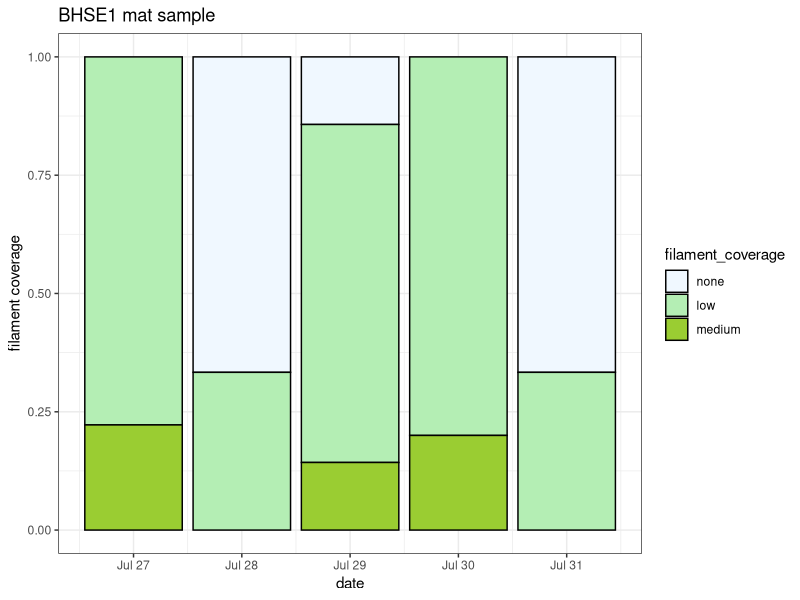
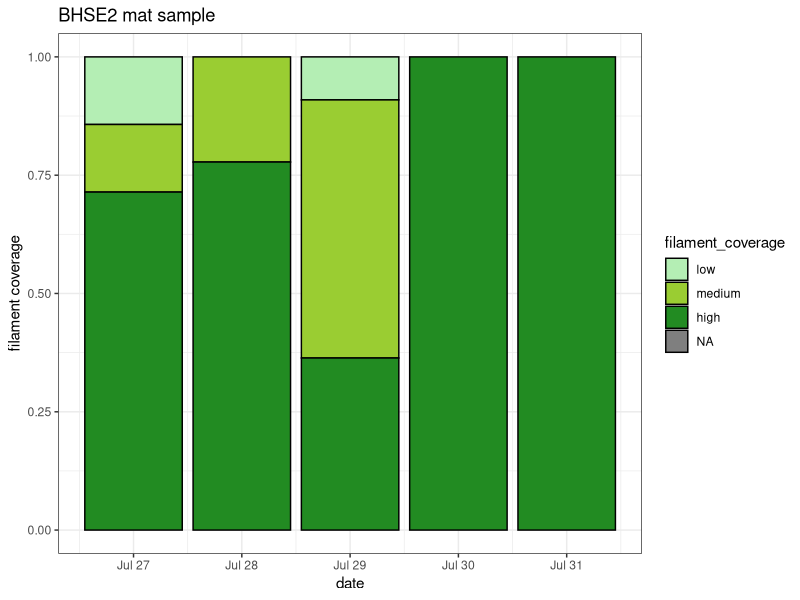
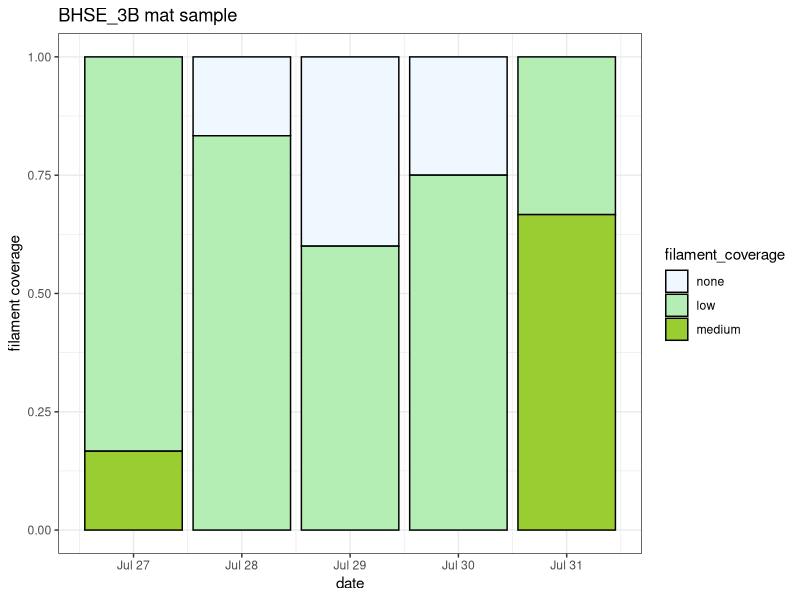
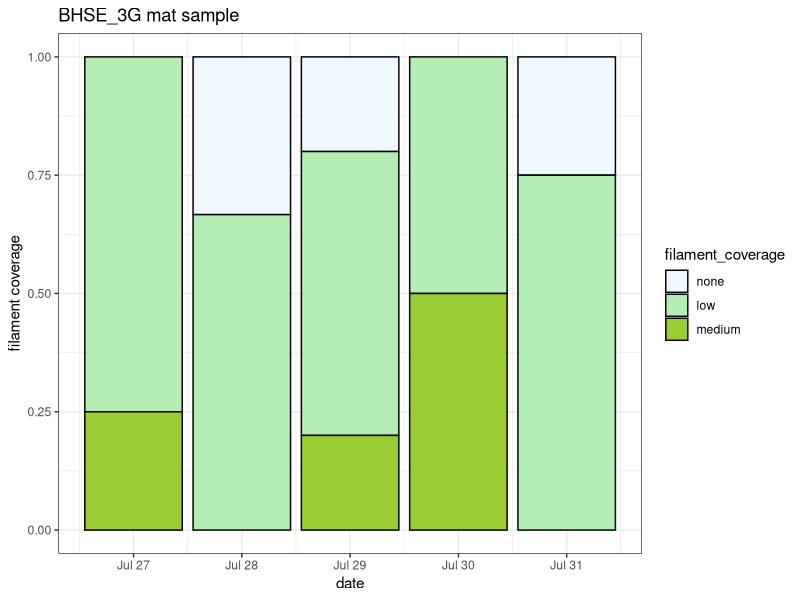
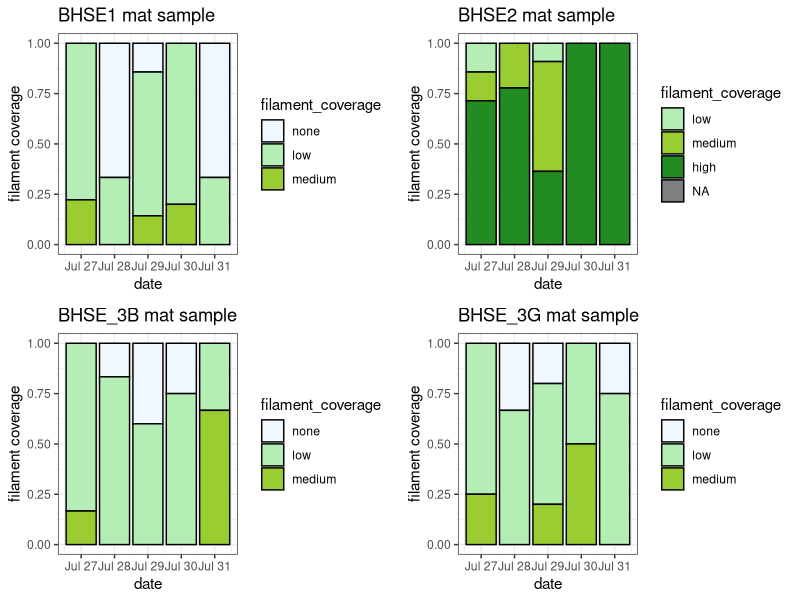

Here is the R script that generated these plots, in order:
## ---- chunk 1
# load packages
library(ggplot2)
library(tidyr)
library(dplyr)
#working with time 
library(lubridate)
library(cowplot)

## ---- chunk 2
#loading the xcel sheet
filament_dat <- readxl::read_xlsx("filament_TB_exp.xlsx")

filament_dat$filament_coverage= factor(filament_dat$filament_coverage,
                                       levels = c('none', 'low', 'medium','high'))

#getting data into the average values
count_filament_dat <-filament_dat|>
  
#grouping by the condition, extraction location and tube ID
  group_by(`date`,`Experimental mat location`)|>
   count(name ='total count') 

#finding counts per coverage 
count_cond_dat <-filament_dat |>
   group_by(`Experimental mat location`,`date`, `filament_coverage`)|>
  count()

new_dat <- merge(count_cond_dat,count_filament_dat, by = c("Experimental mat location", "date"))

#making data with % in each category 
new_dat<-new_dat|>
  mutate(percent = n/`total count`)

## ---- chunk 3

# unsue if I need this 
BHSE1_per_plot<-new_dat |> 
  filter(`Experimental mat location`=="BHSE1") |>
  ggplot() + 
  
  aes(x=date,
      y=percent,
      fill=filament_coverage, 
      )+ 
  
  geom_bar(stat="identity", color="black") + 
  
  #need to do that manual thing
  scale_fill_manual(values=c('aliceblue','darkseagreen2','yellowgreen','forestgreen'))+
 labs(
    x="date",
    y="filament coverage",
    title="BHSE1 mat sample"
  ) + 

 # guides(fill = "none")+
  
  theme_bw()


BHSE1_per_plot
## ---- chunk 4

# unsue if I need this 
BHSE2_per_plot<-new_dat |> 
  filter(`Experimental mat location`=="BHSE2") |>
  ggplot() + 
  
  aes(x=date,
      y=percent,
      fill=filament_coverage, 
      )+ 
  
  geom_bar(stat="identity", color="black") + 
  
  #none of these have low so I took it out altogether 
  scale_fill_manual(values=c('darkseagreen2','yellowgreen','forestgreen'))+
 labs(
    x="date",
    y="filament coverage",
    title="BHSE2 mat sample"
  ) + 

 # guides(fill = "none")+
  
  theme_bw()


BHSE2_per_plot
## ---- chunk 5
# unsue if I need this 
BHSE3B_per_plot<-new_dat |> 
  filter(`Experimental mat location`=="BHSE_3B") |>
  ggplot() + 
  
  aes(x=date,
      y=percent,
      fill=filament_coverage, 
      )+ 
  
  geom_bar(stat="identity", color="black") + 
  
  scale_fill_manual(values=c('aliceblue','darkseagreen2','yellowgreen','forestgreen'))+
 labs(
    x="date",
    y="filament coverage",
    title="BHSE_3B mat sample"
  ) + 

 # guides(fill = "none")+
  
  theme_bw()


BHSE3B_per_plot
## ---- chunk 6
#making data with % in each category 
new_dat<-new_dat|>
  mutate(percent = n/`total count`)

# unsue if I need this 
BHSE3G_per_plot<-new_dat |> 
  filter(`Experimental mat location`=="BHSE_3G") |>
  ggplot() + 
  
  aes(x=date,
      y=percent,
      fill=filament_coverage, 
      )+ 
  
  geom_bar(stat="identity", color="black") + 
  
  scale_fill_manual(values=c('aliceblue','darkseagreen2','yellowgreen','forestgreen'))+
 labs(
    x="date",
    y="filament coverage",
    title="BHSE_3G mat sample"
  ) + 

 # guides(fill = "none")+
  
  theme_bw()


BHSE3G_per_plot
## ---- chunk 7
# Open a pdf file
#pdf("TB-filament-movement_plot.pdf") 
# 2. Create a plot



#putting it all together 
plot_grid(BHSE1_per_plot, BHSE2_per_plot, BHSE3B_per_plot, BHSE3G_per_plot,
          ncol = 2) 

# Close the pdf file
#dev.off()

